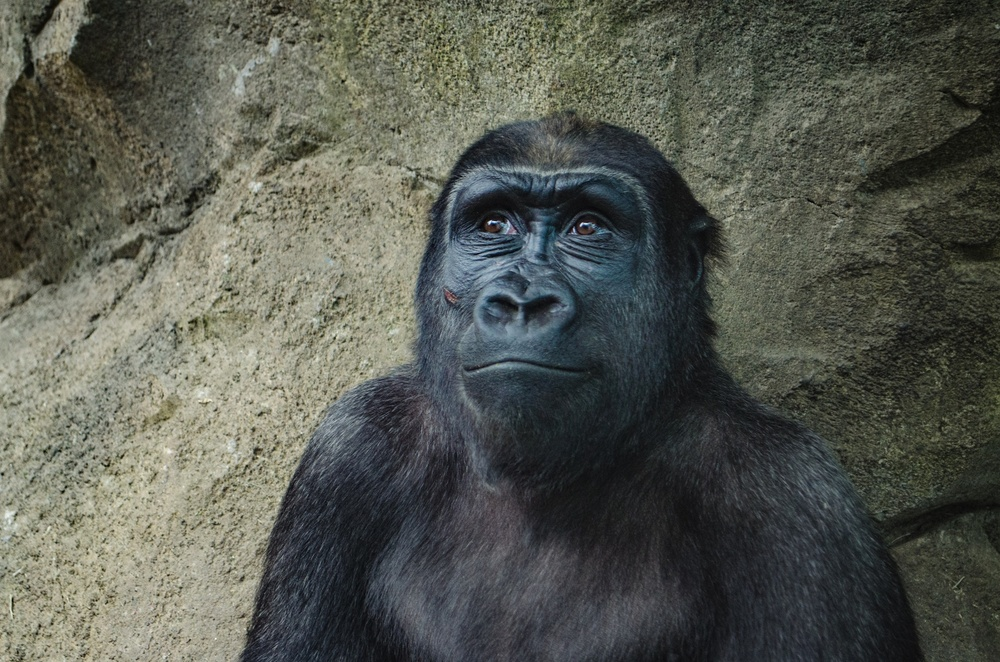
#> input picture OpenCV-EdgeLab/sample_images/gorilla.jpg, 1000 x 662 px, shrunk from 1955 x 1295 before the run
$ jupyter execute OpenCV-EdgeLab.ipynb
#> lines starting #> are read from the running program, lines starting #| are printed output that depends on the picture
# AI Builder Series | Chapter 4
# Project: OpenCV EdgeLab

A beginner-friendly Computer Vision project demonstrating image smoothing and edge detection techniques using **OpenCV**, **NumPy**, and **Matplotlib**.

# Import Required Libraries

[cell 1]
import cv2
import numpy as np
import matplotlib.pyplot as plt

# Load Image

[cell 2]
img = cv2.imread('./sample_images/gorilla.jpg')
#> img is the input picture: shape (662, 1000, 3); mean B, G, R 80.4, 88.9, 86

[cell 3]
def load_img():
    img = cv2.imread('./sample_images/gorilla.jpg').astype(np.float32) / 255
    return img

# Display Original Image

[cell 4]
plt.imshow(img)

# Gaussian Blur

Gaussian Blur smooths the image by reducing noise and fine details. It is commonly used as a preprocessing step before edge detection to improve the quality of detected edges.

[cell 5]
gaussian_img = cv2.GaussianBlur(img, (19,19), 0)
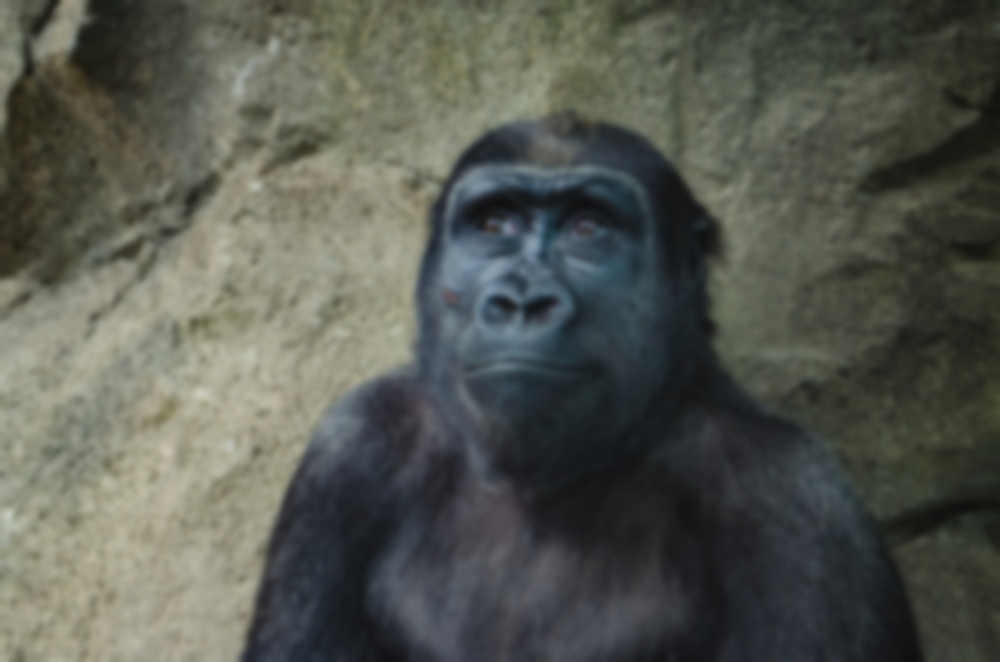
#> gaussian_img: shape (662, 1000, 3); mean B, G, R 80.4, 88.9, 86

[cell 6]
plt.title('Gaussian Blur')
plt.axis('off')
plt.imshow(gaussian_img)

# Median Blur

Median Blur replaces each pixel with the median value of its neighboring pixels.
Unlike Gaussian Blur, it is highly effective for removing Salt & Pepper Noise while preserving edges.
It is commonly used before edge detection and image segmentation.

[cell 7]
median = cv2.medianBlur(img, 25)
plt.title('Median Filter')
plt.axis('off')
plt.imshow(median)

# Bilateral Filter

Bilateral Filter smooths the image while preserving sharp edges.
Unlike Gaussian Blur, it considers both the spatial distance and intensity difference between pixels.
It is widely used before edge detection because it removes noise without destroying important boundaries.

[cell 8]
bilateral = cv2.bilateralFilter(img, 20,75,75)
plt.title('Bilateral Filter')
plt.axis('off')
plt.imshow(bilateral)

# Canny Edge Detection

Canny Edge Detection is a popular edge detection algorithm used to identify object boundaries in an image.

It works in multiple stages:
Noise Reduction (Gaussian Blur),
Gradient Calculation,
Non-Maximum Suppression,
Double Thresholding,
Edge Tracking.

30–100 → A lot of edges.
100–200 → Balanced output. (Most common)
200–300 → Only strong edges remain.

[cell 9]
canny_effect = cv2.Canny(img, 100,200)
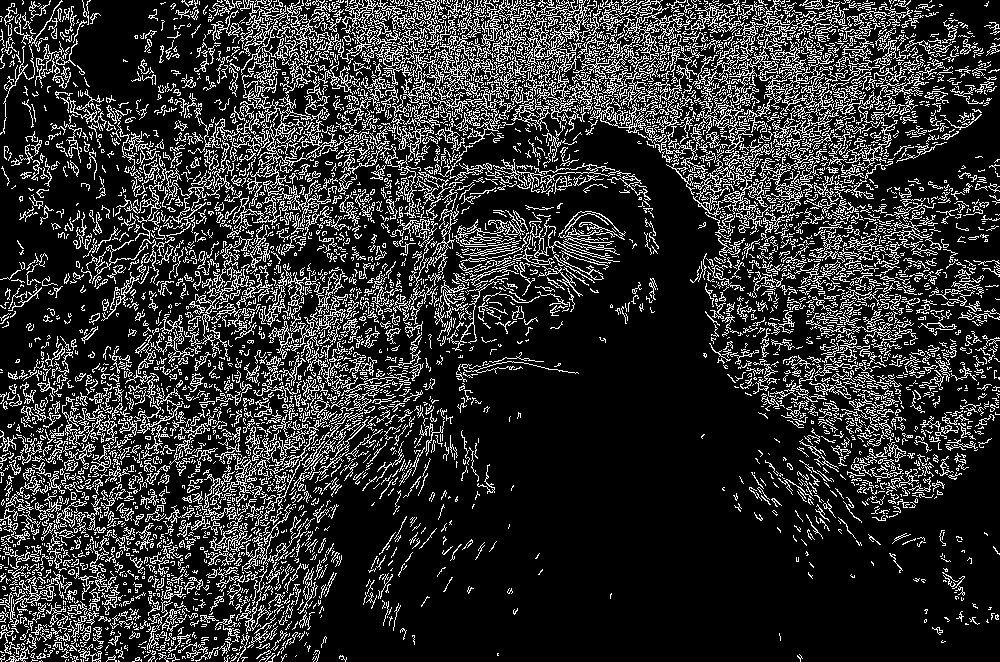
#> canny_effect: shape (662, 1000); 19% white in thin lines or dots
plt.title('Canny Edge Detection')
plt.axis('off')
plt.imshow(canny_effect ,  cmap='gray')

# Save Processed Images

[cell 10]
cv2.imwrite('./outputs/Gaussian Blur.jpg', gaussian_img)
cv2.imwrite('./outputs/Canny effect.jpg', canny_effect)
cv2.imwrite('./outputs/Bilateral filter.jpg', bilateral)
cv2.imwrite('./outputs/Median Filter.jpg', median)
#> Out = True
